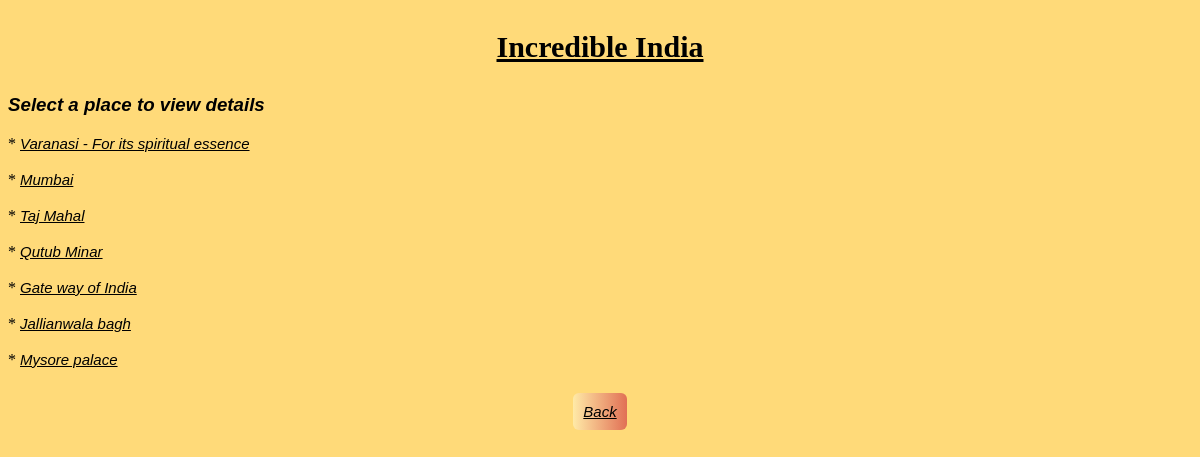
/list_read, run on the app's committed database.
### places/models.py (models this page shows, shortened)
class Places(models.Model):
	place_name = models.CharField(max_length=100, default="");
	place_ratings = models.IntegerField(null=True, default="")
	place_image = models.ImageField(upload_to="images/", default="images/image-coming-soon.jpg")
	place_description = models.TextField(max_length=50, default="")
	def get_absolute_url_read(self):
		return f"/read/{self.id}/"

### places/views.py (the view)
# urls.py: path('list_read', list_read_view),
def list_read_view(request):
	o=Places.objects.all()
	context = {
	'obj': o
	}
	return render(request, "list_read.html", context)

### places/templates/list_read.html (shortened to what this page needs)
{% extends 'base.html' %}
{% block content %}
<!DOCTYPE html>
<html>
<head>
</head>
<body>
	<h3>Select a place to view details</h3>
{% for x in obj %}
* <a href="{{ x.get_absolute_url_read }}" class="button">{{ x.place_name }}</a> <br /><br>
{% endfor %}
<p align="center" ><a href="/" class="back-button">Back</a></p>
</body>
</html>
{% endblock %}

### places/templates/list_read.html (style rules this page uses)
p { font-family: georgia, sans-serif; font-style: italic; }
.button { font-family: georgia, sans-serif; font-style: italic; font-size: 15px; color: black }
h3 { font-family: georgia, sans-serif; font-style: italic; }
.back-button { border: none; font-family: georgia, sans-serif; font-style: italic; font-size: 15px; border-radius: 6px; cursor: pointer; margin: 10px; padding: 10px; width: 60px; border-radius: 6px; color: Black; background-size: 200%; background-image: linear-gradient(to left, #ffeaa7, #e17055, #ffeaa7); transition: 0.1s; overflow: hidden; }

### data on the page
Places: place_name "Varanasi - For its spiritual essence"
Places: place_name "Mumbai"
Places: place_name "Taj Mahal"
Places: place_name "Qutub Minar"
Places: place_name "Gate way of India"
Places: place_name "Jallianwala bagh"
Places: place_name "Mysore palace"
